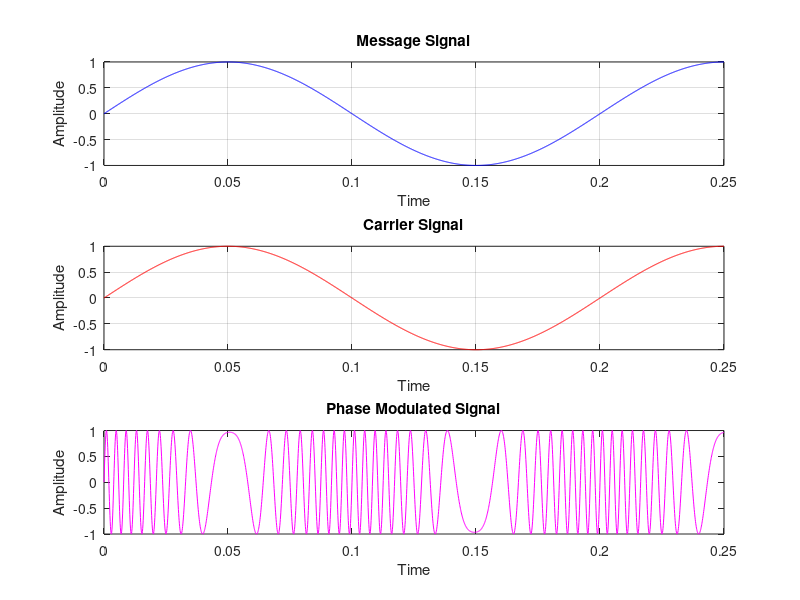

Write the MATLAB code that produced this figure.
clc;
clear all;
close all;
fm=input('Enter Message Signal Frequency (15): ');
t=0:0.0001:0.25;
m=sin(2*pi*fm*t);
subplot(3,1,1);
plot(t,m,'b');
xlabel('Time');
ylabel('Amplitude');
title('Message Signal');
grid on;
fc=input('Enter Carrier Signal Frequency (100): ');
c=sin(2*pi*fc*t);
subplot(3,1,2);
plot(t,c,'r');
xlabel('Time');
ylabel('Amplitude');
title('Carrier Signal');
grid on;
modulationindex=50;
y=sin(2*pi*fc*t+(modulationindex.*sin(2*pi*fm*t)));
subplot(3,1,3);
plot(t,y,'m');
xlabel('Time');
ylabel('Amplitude');
title('Phase Modulated Signal');



